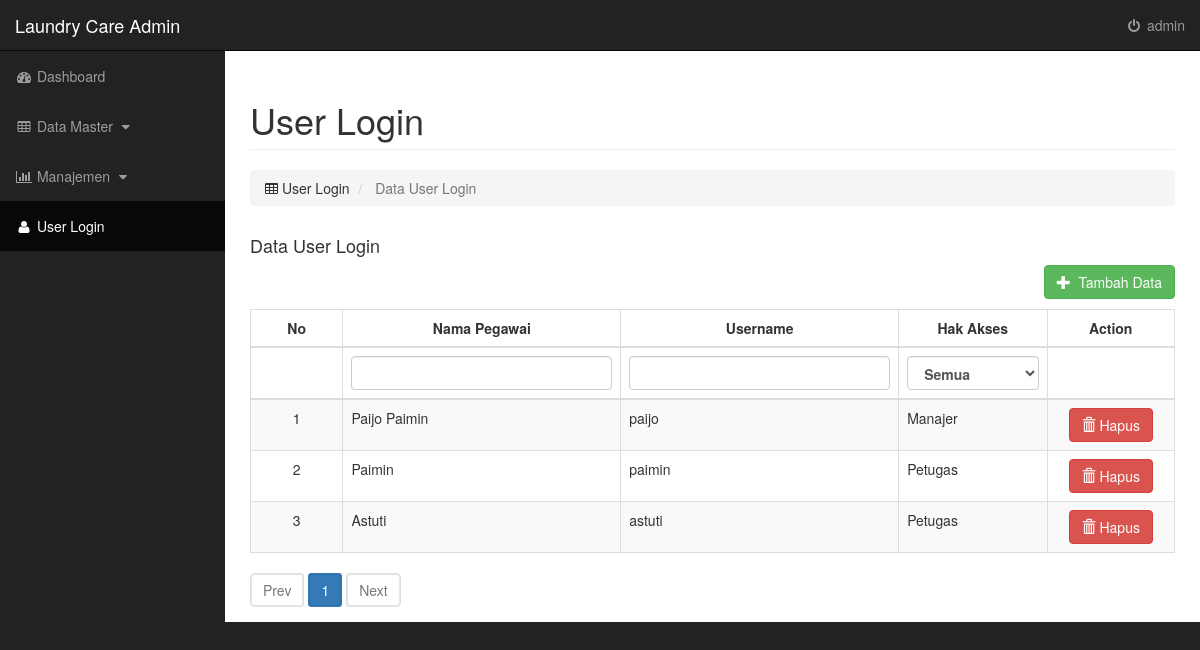
The app's page /admin/user_login.php (signed in) with its own data.
### tables this page shows
CREATE TABLE `pegawai` (
  `id_pegawai` int(255) NOT NULL,
  `username` varchar(255) DEFAULT NULL,
  `password` varchar(255) DEFAULT NULL,
  `nama` varchar(255) DEFAULT NULL,
  `tipe` int(8) DEFAULT NULL
);

### admin/user_login.php (the view, shortened to what this page needs)
<?php
    include 'include/header.php';
?>
    <body>
        <div id="wrapper">
            <?php
            include('include/nav.php');
            ?>
            <div id="page-wrapper">
                <div class="container-fluid">
                    <div class="row">
                        <div class="col-lg-12">
                            <h1 class="page-header">
                                User Login
                            </h1>
                            <ol class="breadcrumb">
                                <li>
                                    <i class="fa fa-table"></i> User Login
                                </li>
                                <li class="active">
                                    Data User Login
                                </li>
                            </ol>
                        </div>
                    </div>
                    <div class="row">
                        <div class="col-lg-12">
                            <h4>Data User Login</h4>
                            <div class="table-responsive">
                                <button type="button" data-toggle="modal" data-target="#ModalAdd" class="btn btn-success pull-right" style="margin-bottom: 10px"><span class="glyphicon glyphicon-plus"></span> &nbsp;Tambah Data
                                </button>
                                <table class="table table-bordered table-hover table-striped js-dynamitable tablesorter" style="cursor: pointer;">
                                    <thead>
                                        <tr>
                                            <th width="10%">
                                                <center>No</center>
                                            </th>
                                            <th>
                                                <center>Nama Pegawai</center>
                                            </th>
                                            <th>
                                                <center>Username</center>
                                            </th>
                                            <th>
                                                <center>Hak Akses</center>
                                            </th>
                                            <th><center>Action</center></th>
                                        </tr>
                                        <tr>
                                            <th></th>
                                            <th><input  class="js-filter form-control" type="text" value=""></th>
                                            <th><input class="js-filter form-control" type="text" value=""></th>
                                            <th>
                                                <select class="js-filter form-control">
                                                    <option value="">Semua</option>
                                                </select>
                                            </th>
                                            <th></th>
                                        </tr>
                                    </thead>
                                    <tbody>
                                        <?php
                                            $limit = 10;
                                            if (isset($_GET["page"])) {
                                                $page  = $_GET["page"];
                                            }
                                            else {
                                                $page=1;
                                            };
                                            $start_from = ($page-1) * $limit;
                                            $query = "SELECT *
                                                FROM pegawai
                                                WHERE tipe != 1
                                                ORDER BY id_pegawai
                                                ASC LIMIT $start_from, $limit";
                                            $rs_result = mysqli_query($conn, $query);
                                            $number = 1;
                                            while ($row = mysqli_fetch_array($rs_result, MYSQLI_ASSOC)) {
                                        ?>
                                        <tr>
                                            <td class="align-middle text-center"><?php echo $number ?></td>
                                            <td class="align-middle"><?php echo $row['nama']; ?></td>
                                            <td class="align-middle"><?php echo $row['username']; ?></td>
                                            <td class="align-middle">
                                                <?php
                                                    if ($row['tipe'] == 2)
                                                        echo "Manajer";
                                                    else if ($row['tipe'] == 3)
                                                        echo "Petugas";
                                                ?>
                                            </td>
                                            <td class="align-middle text-center">
                                                <a href="#" data-toggle="modal" data-target="" onclick="confirm_modal('proses_hapus_pegawai.php?&id_pegawai=<?php echo  $row['id_pegawai']; ?>');" class="btn btn-danger"><span class="glyphicon glyphicon-trash"></span> Hapus</a>
                                            </td>
                                        </tr>
                                    <?php $number++; } ?>
                                    </tbody>
                                </table>
                                <?php
                                    $rs_result = mysqli_query($conn, $query);
                                    $row = mysqli_fetch_row($rs_result);
                                    $total_records = $row[0];
                                    $total_pages = ceil($total_records / $limit);
                                    $pagLink = "<nav><ul class='pagination'>";
                                    for ($i=1; $i<=$total_pages; $i++) {
                                        $pagLink .= "<li><a href='user_login.php?page=".$i."'>".$i."</a></li>";
                                    };
                                    echo $pagLink . "</ul></nav>";
                                ?>
                            </div>
                        </div>
                    </div>
                </div>
            </div>
        </div>
    </body>
</html>

### admin/include/header.php (shortened to what this page needs)
<!DOCTYPE html>
<html lang="en">
<head>
    <link href="css/bootstrap.min.css" rel="stylesheet">
    <link href="css/sb-admin.css" rel="stylesheet">
    <link href="css/simplePagination.css" rel="stylesheet">
    <link href="css/jquerysctipttop.css" rel="stylesheet">
    <link href="font-awesome/css/font-awesome.min.css" rel="stylesheet" type="text/css">
</head>

### admin/include/nav.php (shortened to what this page needs)
<nav class="navbar navbar-inverse navbar-fixed-top" role="navigation">
    <div class="navbar-header">
        <a class="navbar-brand" href="index.php">Laundry Care Admin</a>
    </div>
    <ul class="nav navbar-right top-nav">
        <li>
            <a href="../admin/login/logout.php"><i class="fa fa-fw fa-power-off"></i> <?php echo $_SESSION['username']?></a>
        </li>
    </ul>
    <?php
        include('sidebar.php');
    ?>
</nav>

### admin/include/sidebar.php (shortened to what this page needs)
<?php
function echoActiveClassIfRequestMatches($requestUri){
    $current_file_name = basename($_SERVER['REQUEST_URI'], ".php");
    if ($current_file_name == $requestUri)
        echo 'class="active"';
}
?>
<div class="collapse navbar-collapse navbar-ex1-collapse">
    <ul class="nav navbar-nav side-nav">
        <?php if($_SESSION['tipe']==3){ ?>
           <li <?=echoActiveClassIfRequestMatches("transaksi") || echoActiveClassIfRequestMatches("transaksi_hari")?>>
                <a href="javascript:;" data-toggle="collapse" data-target="#manajemen"><i class="fa fa-fw fa-bar-chart-o"></i> Manajemen <i class="fa fa-fw fa-caret-down"></i></a>
                <ul id="manajemen" class="collapse">
                    <!-- <li <?=echoActiveClassIfRequestMatches("transaksi")?>>
                        <a href="transaksi.php">Transaksi</a>
                    </li> -->
                    <li <?=echoActiveClassIfRequestMatches("transaksi") || echoActiveClassIfRequestMatches("transaksi_hari")?>>
                        <a href="javascript:;" data-toggle="collapse" data-target="#transaksi"><i class="fa fa-fw fa-money"></i> Transaksi <span class="fa fa-fw fa-caret-down"></a>
                        <ul id="transaksi" class="collapse">
                            <li <?=echoActiveClassIfRequestMatches("transaksi_hari")?> style="display: block; padding: 10px 15px 10px 38px;background-color: transparent;">
                                <a href="transaksi_hari.php" style="text-decoration: none; color: #999;">Transaksi Hari Ini</a>
                            </li>
                            <li <?=echoActiveClassIfRequestMatches("transaksi")?> style="display: block; padding: 10px 15px 10px 38px;">
                                <a href="transaksi.php" style="text-decoration: none; color: #999;">Semua Transaksi</a>
                            </li>
                        </ul>
                    </li>
                </ul>
            </li>
        <?php } else{ ?>
            <li <?=echoActiveClassIfRequestMatches("index")?>>
                <a href="index.php"><i class="fa fa-fw fa-dashboard"></i> Dashboard</a>
            </li>
            <li <?=echoActiveClassIfRequestMatches("data-pelanggan") || echoActiveClassIfRequestMatches("data-biaya") ?>>
                <a href="javascript:;" data-toggle="collapse" data-target="#data-master"><i class="fa fa-fw fa-table"></i> Data Master <i class="fa fa-fw fa-caret-down"></i></a>
            </li>
            <li <?=echoActiveClassIfRequestMatches("transaksi") || echoActiveClassIfRequestMatches("transaksi_hari") || echoActiveClassIfRequestMatches("laporan")?>>
                <a href="javascript:;" data-toggle="collapse" data-target="#manajemen"><i class="fa fa-fw fa-bar-chart-o"></i> Manajemen <i class="fa fa-fw fa-caret-down"></i></a>
            </li>
            <li <?=echoActiveClassIfRequestMatches("user_login")?>>
                <a href="user_login.php"><i class="fa fa-fw fa-user"></i> User Login</a>
            </li>
        <?php } ?>
    </ul>
</div>

### admin/css/sb-admin.css (style rules this page uses)
body { margin-top: 100px; background-color: #222; }
@media (min-width:768px) { body { margin-top: 50px; } }
#wrapper { padding-left: 0; }
#page-wrapper { width: 100%; padding: 0; background-color: #fff; }
@media (min-width:768px) { #wrapper { padding-left: 225px; } }
@media (min-width:768px) { #page-wrapper { padding: 10px; } }
.top-nav { padding: 0 15px; }
.top-nav>li { display: inline-block; float: left; }
.top-nav>li>a { padding-top: 15px; padding-bottom: 15px; line-height: 20px; color: #999; }
@media (min-width:768px) { .side-nav { position: fixed; top: 51px; left: 225px; width: 225px; margin-left: -225px; border: none; border-radius: 0; overflow-y: auto; background-color: #222; bottom: 0; overflow-x: hidden; padding-bottom: 40px; } }
@media (min-width:768px) { .side-nav>li>a { width: 225px; } }

### admin/css/simplePagination.css (style rules this page uses)
ul.simple-pagination { list-style: none; }
.simple-pagination { display: block; overflow: hidden; padding: 0 5px 5px 0; margin: 0; }

### admin/include/header.php (style rules this page uses)
.glyphicon { cursor: pointer; }
input, select { width: 100%; }

### records on screen
pegawai: nama "Paijo Paimin", username "paijo", shows "Manajer"
pegawai: nama "Paimin", username "paimin", shows "Petugas"
pegawai: nama "Astuti", username "astuti", shows "Petugas"

### other values on screen
$_SESSION['username'] "admin"
